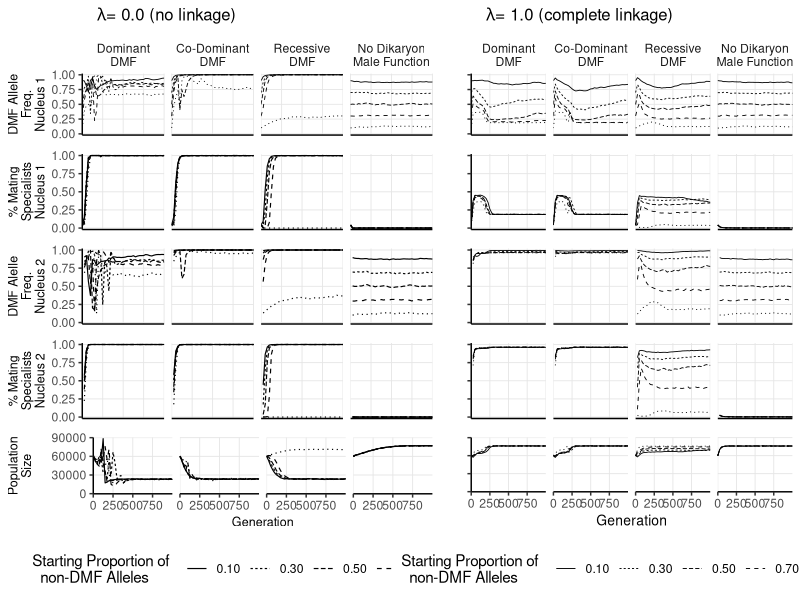

Generate this figure with R:
library("ggplot2")
library("tidyr")
library(gridExtra)

# prep --------------------------------------------------------------------


setwd("/Users/user/Desktop/Basid.Sex.Sim/Fig4_competition")
#loads dataset
d1 <- read.csv("output.grouped.V5.3.third.csv",row.names = NULL)
d1$trt <- sub("temp_","",d1$trt)
d2 <- separate(d1,trt,c("linkage","role","prop"),sep="_")
d2$role[d2$role==0] <- "Dominant\nDMF"
d2$role[d2$role==1] <- "Co-Dominant\nDMF"
d2$role[d2$role==2] <- "Recessive\nDMF"
d2$role[d2$role==3] <- "No Dikaryon\nMale Function"
d2$role <- factor(d2$role,c("Dominant\nDMF","Co-Dominant\nDMF","Recessive\nDMF","No Dikaryon\nMale Function"))
#proprotion maters is 
d2$non_zero <- (d2$zero1+d2$lt151+d2$gt151)-d2$zero1
d2$p_maters <- (d2$gt151+d2$gt152)/(d2$lt151+d2$gt151+d2$lt152+d2$gt152)
d2$p_maters1 <- (d2$gt151)/(d2$lt151+d2$gt151)
d2$p_maters2 <- (d2$gt152)/(d2$lt152+d2$gt152)
d2$mat      <- (d2$mat1+d2$mat2)/(d2$tot1+d2$tot2)
d_link   <- d2[d2$linkage=="link",]
d_unlink <- d2[d2$linkage=="unlink",]

# linked ------------------------------------------------------------------
lmaters1 <- ggplot(data=d_link,aes(x=gen,y=p_maters1)) +
  scale_x_continuous(expand=c(0,0),limits=c(0,1000))+
  scale_y_continuous(expand=c(0,0),limits=c(-0.02,1.02))+
  geom_line(aes(group=prop,lty=prop),lwd=0.3) + facet_grid(cols=vars(d_link$role)) + 
  theme_classic() + theme(axis.title.x = element_blank(),
                     axis.text = element_blank(),
                     axis.ticks.x = element_blank(),
                     panel.grid.minor = element_blank(),
                     panel.grid.major = element_line(size=0.3,colour="grey90"),
                     plot.title = element_text(size=12),
                     strip.background = element_blank(),
                     legend.position = "none") + 
  ggtitle(expression(paste("   ",lambda, "= 1.0 (complete linkage)"))) +
  ylab("")
  #ylab("Proportion of\nmale function\nmating types 1")
lmaters2 <- ggplot(data=d_link,aes(x=gen,y=p_maters2)) + 
  scale_x_continuous(expand=c(0,0),limits=c(0,1000))+
  scale_y_continuous(expand=c(0,0),limits=c(-0.02,1.02))+
  geom_line(aes(group=prop,lty=prop),lwd=0.3) + facet_grid(cols=vars(d_link$role)) + 
  theme_classic() + theme(axis.title.x = element_blank(),
                     axis.text = element_blank(),
                     strip.text = element_blank(),
                     axis.ticks.x = element_blank(),
                     panel.grid.minor = element_blank(),
                     panel.grid.major = element_line(size=0.3,color="grey90"),
                     legend.position = "none") + 
  ylab("")
  #ylab("Proportion of\nmale function\nmating types 2")
lparasites1 <- ggplot(data=d_link,aes(x=gen,y=mat1/tot1)) + geom_line(aes(group=prop,lty=prop),lwd=0.3) + facet_grid(cols=vars(d_link$role)) + 
  scale_x_continuous(expand=c(0,0),limits=c(0,1000))+
  scale_y_continuous(expand=c(0,0),limits=c(-0.02,1.02))+
  theme_classic() + theme(axis.title.x = element_blank(),
                     strip.text.x = element_blank(),
                     axis.text = element_blank(),
                     axis.ticks.x = element_blank(),
                     panel.grid.minor = element_blank(),
                     panel.grid.major = element_line(size=0.3,color="grey90"),
                     legend.position = "none") + 
  ylab("")
  #ylab(" >66% Mating\nFitness\nNucleus 1")
lparasites2 <- ggplot(data=d_link,aes(x=gen,y=mat2/tot2)) + geom_line(aes(group=prop,lty=prop),lwd=0.3) + facet_grid(cols=vars(d_link$role)) + 
  scale_x_continuous(expand=c(0,0),limits=c(0,1000))+
  scale_y_continuous(expand=c(0,0),limits=c(-0.02,1.02))+
  theme_classic() + theme(axis.title.x = element_blank(),
                     strip.text.x = element_blank(),
                     axis.text = element_blank(),
                     axis.ticks.x = element_blank(),
                     panel.grid.minor = element_blank(),
                     panel.grid.major = element_line(size=0.3,color="grey90"),
                     legend.position = "none") + 
  labs(lty="Initial Proportion of non-maters")+
  xlab("Generations") + ylab("")

lpop_size <- ggplot(data=d_link,aes(x=gen,y=non_zero)) + geom_line(aes(group=prop,lty=prop),lwd=0.3) + facet_grid(cols=vars(d_link$role)) + 
  scale_x_continuous(expand=c(0,0),limits=c(0,1000),breaks=c(0,250,500,750))+
  scale_y_continuous(expand=c(0,0),limits=c(-200,90200),breaks=c(0,30000,60000,90000))+
  theme_classic() + 
  labs(y="",x="Generation",lty="Starting Proportion of  \n  non-DMF Alleles") +
  theme(
    panel.grid.minor=element_blank(),
    axis.text.y=element_blank(),
    axis.title.x = element_text(size=10),
    panel.grid.major=element_line(size=0.3,color="grey90"),
    strip.text.x=element_blank(),
    legend.position="bottom"
  )



# unlinked ----------------------------------------------------------------
umaters1 <- ggplot(data=d_unlink,aes(x=gen,y=p_maters1)) +
  scale_x_continuous(expand=c(0,0),limits=c(0,1000))+
  scale_y_continuous(expand=c(0,0),limits=c(-0.02,1.02))+
  geom_line(aes(group=prop,lty=prop),lwd=0.3) + facet_grid(cols=vars(d_unlink$role)) + 
  theme_classic() + theme(axis.title.x = element_blank(),
                     axis.text.x = element_blank(),
                     axis.ticks.x = element_blank(),
                     axis.title.y = element_text(size=9),
                     panel.grid.minor = element_blank(),
                     plot.title = element_text(size=12),
                     panel.grid.major = element_line(size=0.3,colour="grey90"),
                     strip.background = element_blank(),
                     legend.position = "none") + 
  ggtitle(expression(paste("   ",lambda,"= 0.0 (no linkage)"))) +
  ylab("DMF Allele\nFreq.\nNucleus 1")
umaters2 <- ggplot(data=d_unlink,aes(x=gen,y=p_maters2)) + 
  scale_x_continuous(expand=c(0,0),limits=c(0,1000))+
  scale_y_continuous(expand=c(0,0),limits=c(-0.02,1.02))+
  geom_line(aes(group=prop,lty=prop),lwd=0.4) + facet_grid(cols=vars(d_unlink$role)) + 
  theme_classic() + theme(axis.title.x = element_blank(),
                     axis.text.x = element_blank(),
                     strip.text = element_blank(),
                     axis.title.y = element_text(size=9),
                     axis.ticks.x = element_blank(),
                     panel.grid.minor = element_blank(),
                     panel.grid.major = element_line(size=0.3,color="grey90"),
                     legend.position = "none") + 
  ylab("DMF Alelle\nFreq.\nNucleus 2")

uparasites1 <- ggplot(data=d_unlink,aes(x=gen,y=mat1/tot1)) + geom_line(aes(group=prop,lty=prop),lwd=0.4) + facet_grid(cols=vars(d_unlink$role)) + 
  scale_x_continuous(expand=c(0,0),limits=c(0,1000))+
  scale_y_continuous(expand=c(0,0),limits=c(-0.02,1.02))+
  theme_classic() + theme(axis.title.x = element_blank(),
                     strip.text.x = element_blank(),
                     axis.text.x = element_blank(),
                     axis.title.y = element_text(size=9),
                     axis.ticks.x = element_blank(),
                     panel.grid.minor = element_blank(),
                     panel.grid.major = element_line(size=0.3,color="grey90"),
                     legend.position = "none") + 
  ylab("% Mating\nSpecialists\nNucleus 1")
uparasites2 <- ggplot(data=d_unlink,aes(x=gen,y=mat2/tot2)) + geom_line(aes(group=prop,lty=prop),lwd=0.4) + facet_grid(cols=vars(d_unlink$role)) + 
  scale_x_continuous(expand=c(0,0),limits=c(0,1000))+
  scale_y_continuous(expand=c(0,0),limits=c(-0.02,1.02))+
  theme_classic() + theme(axis.title.x = element_blank(),
                     strip.text.x = element_blank(),
                     axis.text.x = element_blank(),
                     axis.title.y = element_text(size=9),
                     axis.ticks.x = element_blank(),
                     panel.grid.minor = element_blank(),
                     panel.grid.major = element_line(size=0.3,color="grey90"),
                     legend.position = "none") + 
  ylab("% Mating\nSpecialists\nNucleus 2")

upop_size <- ggplot(data=d_unlink,aes(x=gen,y=non_zero)) + geom_line(aes(group=prop,lty=prop),lwd=0.4) + facet_grid(cols=vars(d_unlink$role)) + 
  scale_x_continuous(expand=c(0,0),limits=c(0,1000),breaks=c(0,250,500,750))+
  scale_y_continuous(expand=c(0,0),limits=c(-200,90200),breaks=c(0,30000,60000,90000))+
  theme_classic() + 
  labs(y="Population\nSize\n",x="Generation",lty="Starting Proportion of  \n  non-DMF Alleles") +
  theme(
    panel.grid.minor=element_blank(),
    axis.title.y = element_text(size=9),
    axis.title.x = element_text(size=9),
    panel.grid.major=element_line(size=0.3,color="grey90"),
    strip.text.x=element_blank(),
    legend.position="bottom")




# plotting ----------------------------------------------------------------


#grid.arrange(lmaters1,lparasites1,lmaters2,lparasites2,
#             nrow=4,heights=c(1.3,1,1,1.5))
#grid.arrange(umaters1,uparasites1,umaters2,uparasites2,
#             nrow=4,heights=c(1.3,1,1,1.5))
pdf("/Users/user/Desktop/Basid.Sex.Sim/Fig4_competition/fig_comp.May27.pdf",width=8,height=5.5)
grid.arrange(umaters1,lmaters1,
             uparasites1,lparasites1,
             umaters2,lmaters2,
             uparasites2,lparasites2,
             upop_size,lpop_size,
             nrow=5,heights=c(1.55,1,1,1,1.8),widths=c(0.55,0.45))
dev.off()

